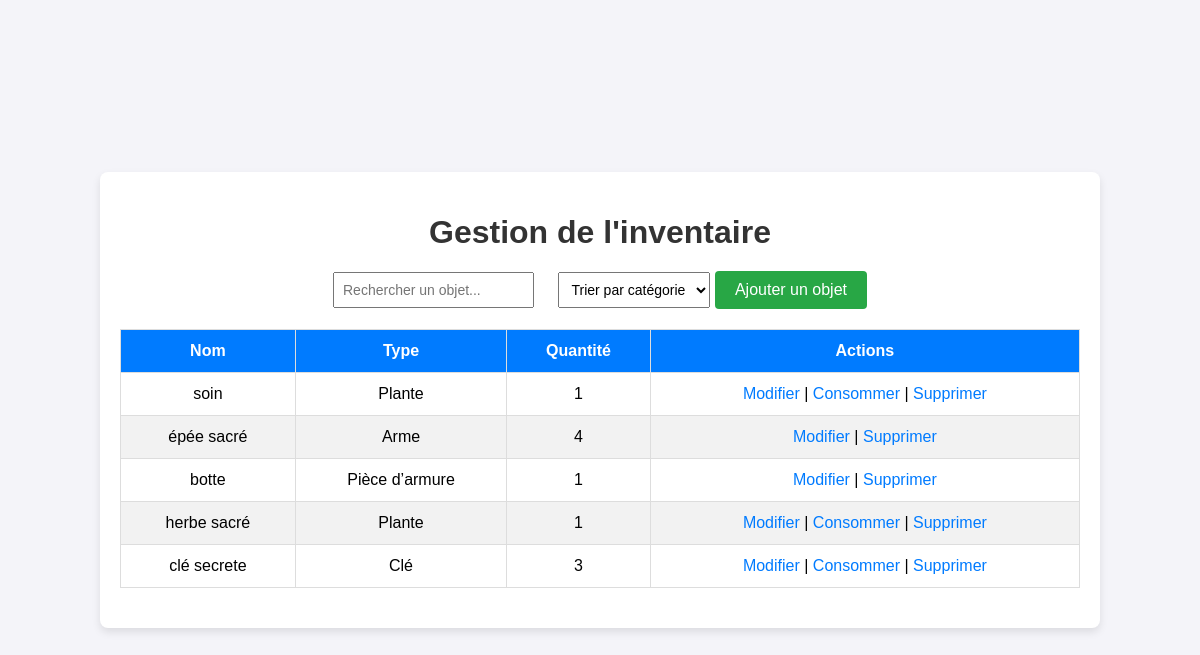
/App/list/ (signed in), run on the app's committed database.
### App/models.py (models this page shows, shortened)
class Item(models.Model):
    TYPE_CHOICES = [
        ('potion', 'Potion'),
        ('plante', 'Plante'),
        ('arme', 'Arme'),
        ('clé', 'Clé'),
        ('armure', 'Pièce d’armure'),
    ]
    nom = models.CharField(max_length=100)
    type = models.CharField(max_length=20, choices=TYPE_CHOICES)
    quantite = models.IntegerField(default=1)
    user = models.ForeignKey('User', on_delete=models.CASCADE, related_name='items', null=True)

### App/views.py (the view)
# urls.py: path('list/', inventory_list, name='inventory_list'),
def inventory_list(request):
    user_id = request.session.get('user_id')  # Récupérer l'ID utilisateur depuis la session
    if not user_id:
        return redirect('login')
    user = User.objects.get(pk=user_id)
    items = user.items.all()  # Récupérer les items de l'utilisateur
    return render(request, 'App/inventory_list.html', {'items': items})

### App/templates/App/inventory_list.html (shortened to what this page needs)
<!DOCTYPE html>
<html lang="fr">
<head>
    {% load static %}
    <link rel="stylesheet" type="text/css" href="{% static 'App/inventory_list_style.css' %}">
</head>
<body>
    <div class="container">
        <h1>Gestion de l'inventaire</h1>
        <form id="search-form" class="search-form">
            <input type="text" id="search-input" name="search" placeholder="Rechercher un objet..." value="">
        </form>
        <form id="sort-form" class="sort-form">
            <select id="sort-select" name="sort">
                <option value="">Trier par catégorie</option>
            </select>
        </form>
        <a href="{% url 'add_item' %}" class="btn-add">Ajouter un objet</a>
        <table class="inventory-table">
            <thead>
                <tr>
                    <th>Nom</th>
                    <th>Type</th>
                    <th>Quantité</th>
                    <th>Actions</th>
                </tr>
            </thead>
            <tbody id="inventory-body">
                {% for item in items %}
                <tr>
                    <td>{{ item.nom }}</td>
                    <td>{{ item.get_type_display }}</td>
                    <td>{{ item.quantite }}</td>
                    <td>
                        <a href="{% url 'update_item' item.pk %}">Modifier</a>
                        {% if item.type in 'potion plante clé' %}
                            | <a href="{% url 'consume_item' item.pk %}">Consommer</a>
                        {% endif %}
                        | <a href="{% url 'delete_item' item.pk %}">Supprimer</a>
                    </td>
                </tr>
                {% endfor %}
            </tbody>
        </table>
    </div>
</body>
</html>

### App/static/App/inventory_list_style.css (style rules this page uses)
body { font-family: Arial, sans-serif; background-color: #f4f4f9; display: flex; justify-content: center; align-items: center; min-height: 100vh; margin: 0; }
.container { text-align: center; padding: 20px; background-color: white; border-radius: 8px; box-shadow: 0 4px 8px rgba(0, 0, 0, 0.1); width: 80%; max-width: 1000px; }
h1 { margin-bottom: 20px; font-size: 2rem; color: #333; }
.btn-add { display: inline-block; padding: 10px 20px; margin-bottom: 20px; background-color: #28a745; color: white; text-decoration: none; border-radius: 4px; font-size: 1rem; }
.inventory-table { width: 100%; border-collapse: collapse; margin-bottom: 20px; }
.inventory-table th, .inventory-table td { padding: 12px; border: 1px solid #ddd; text-align: center; }
.inventory-table th { background-color: #007bff; color: white; font-weight: bold; }
.inventory-table tr:nth-child(even) { background-color: #f2f2f2; }
.inventory-table td a { color: #007bff; text-decoration: none; }
.search-form, .sort-form { margin-bottom: 20px; display: inline-block; }
.search-form input[type="text"], .sort-form select { padding: 8px; font-size: 14px; }
.sort-form select { margin-left: 20px; padding: 8px; font-size: 14px; }

### data on the page
Item: nom "soin", type "Plante", quantite "1", shows "Consommer"
Item: nom "épée sacré", type "Arme", quantite "4"
Item: nom "botte", type "Pièce d’armure", quantite "1"
Item: nom "herbe sacré", type "Plante", quantite "1", shows "Consommer"
Item: nom "clé secrete", type "Clé", quantite "3", shows "Consommer"
